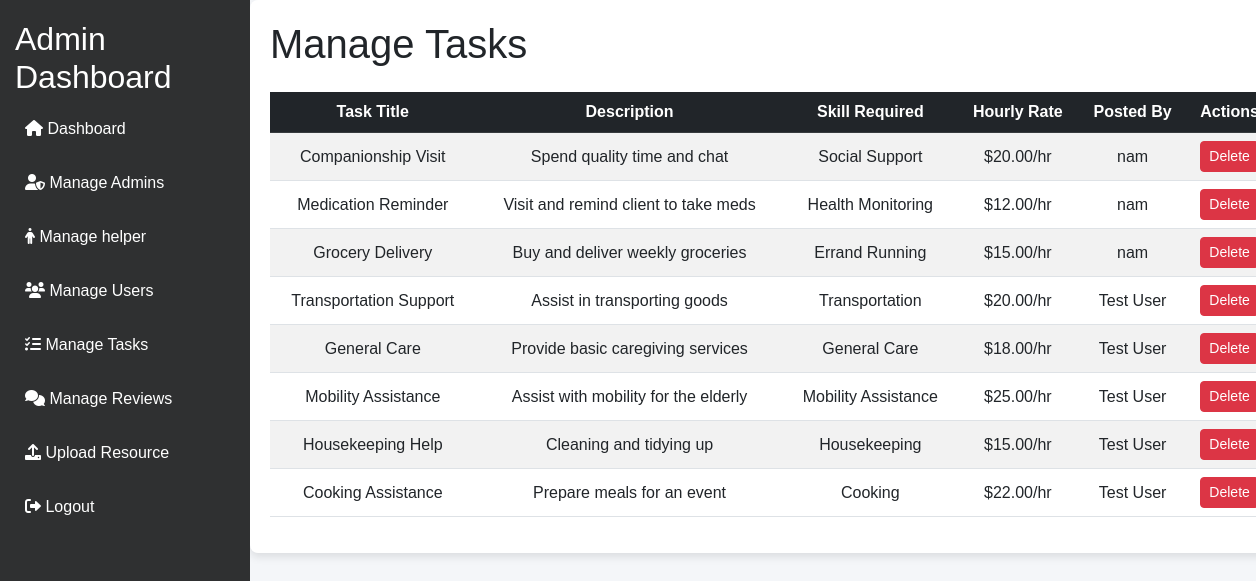
Page /admin/tasks.php (signed in) on the committed database.
### tables this page shows
CREATE TABLE `tasks` (
  `task_id` int(11) NOT NULL,
  `user_id` int(11) NOT NULL,
  `title` varchar(255) NOT NULL,
  `description` text DEFAULT NULL,
  `skill_required` text DEFAULT NULL,
  `hourly_rate` decimal(10,2) NOT NULL,
  `fixed_rate` decimal(10,2) DEFAULT NULL,
  `urgency` varchar(6) DEFAULT NULL,
  `created_at` timestamp NOT NULL DEFAULT current_timestamp(),
  `updated_at` timestamp NOT NULL DEFAULT current_timestamp() ON UPDATE current_timestamp()
);

CREATE TABLE `users` (
  `user_id` int(11) NOT NULL,
  `name` varchar(255) NOT NULL,
  `email` varchar(255) NOT NULL,
  `profile_photo` text DEFAULT NULL,
  `password_hash` varchar(255) NOT NULL,
  `phone_number` varchar(15) DEFAULT NULL,
  `address` text DEFAULT NULL,
  `user_type` enum('disabled_individual','family_member','caretaker') NOT NULL,
  `created_at` timestamp NOT NULL DEFAULT current_timestamp(),
  `updated_at` timestamp NOT NULL DEFAULT current_timestamp() ON UPDATE current_timestamp(),
  `verification_status` enum('pending','verified','rejected') DEFAULT 'pending',
  `verified_by` int(11) DEFAULT NULL,
  `status` enum('active','suspended','deactivated') DEFAULT 'active'
);

### admin/tasks.php (the view, shortened to what this page needs)
<?php
include '../dbconnect.php';
$tasks_query = "SELECT t.task_id, t.title, t.description, t.skill_required, t.hourly_rate, u.name AS user_name
                FROM tasks t
                JOIN users u ON t.user_id = u.user_id
                ORDER BY t.created_at DESC";
$tasks = $conn->query($tasks_query);
?>
<!DOCTYPE html>
<html lang="en">
<head>
    <link href="https://cdn.jsdelivr.net/npm/bootstrap@5.3.0-alpha3/dist/css/bootstrap.min.css" rel="stylesheet">
</head>
<body>
<?php include"header_admin.php"?>
    <div class="container"style="margin-left: 250px; padding: 20px;">
        <h1 class="mb-4">Manage Tasks</h1>
        <table class="table table-striped table-hover">
            <thead class="table-dark">
                <tr>
                    <th>Task Title</th>
                    <th>Description</th>
                    <th>Skill Required</th>
                    <th>Hourly Rate</th>
                    <th>Posted By</th>
                    <th>Actions</th>
                </tr>
            </thead>
            <tbody>
                <?php while ($row = $tasks->fetch_assoc()): ?>
                    <tr>
                        <td><?php echo htmlspecialchars($row['title']); ?></td>
                        <td><?php echo htmlspecialchars($row['description']); ?></td>
                        <td><?php echo htmlspecialchars($row['skill_required']); ?></td>
                        <td>$<?php echo htmlspecialchars($row['hourly_rate']); ?>/hr</td>
                        <td><?php echo htmlspecialchars($row['user_name']); ?></td>
                        <td>
                            <form method="POST" style="display:inline-block;">
                                <button name="delete" class="btn btn-danger btn-sm">Delete</button>
                            </form>
                        </td>
                    </tr>
                <?php endwhile; ?>
            </tbody>
        </table>
    </div>
</body>
</html>

### admin/tasks.php (style rules this page uses)
body { font-family: Arial, sans-serif; background-color: #f8f9fa; width: 83%; }
.container { margin-top: 0px; background: #fff; border-radius: 8px; padding: 20px; box-shadow: 0 4px 8px rgba(0, 0, 0, 0.1); }
h1 { font-size: 28px; color: #333; font-weight: bold; }
.table th, .table td { vertical-align: middle; text-align: center; }
.btn { transition: background-color 0.3s ease; }
.btn-danger { background-color: #dc3545; border-color: #dc3545; }

### admin/header_admin.php (style rules this page uses)
body { font-family: 'Arial', sans-serif; background-color: #f4f6f9; }

### rows in the picture
tasks: title "Companionship Visit", description "Spend quality time and chat", skill_required "Social Support", hourly_rate "20.00", user.name "nam"
tasks: title "Medication Reminder", description "Visit and remind client to take meds", skill_required "Health Monitoring", hourly_rate "12.00", user.name "nam"
tasks: title "Grocery Delivery", description "Buy and deliver weekly groceries", skill_required "Errand Running", hourly_rate "15.00", user.name "nam"
tasks: title "Transportation Support", description "Assist in transporting goods", skill_required "Transportation", hourly_rate "20.00", user.name "Test User"
tasks: title "General Care", description "Provide basic caregiving services", skill_required "General Care", hourly_rate "18.00", user.name "Test User"
tasks: title "Mobility Assistance", description "Assist with mobility for the elderly", skill_required "Mobility Assistance", hourly_rate "25.00", user.name "Test User"
tasks: title "Housekeeping Help", description "Cleaning and tidying up", skill_required "Housekeeping", hourly_rate "15.00", user.name "Test User"
tasks: title "Cooking Assistance", description "Prepare meals for an event", skill_required "Cooking", hourly_rate "22.00", user.name "Test User"
